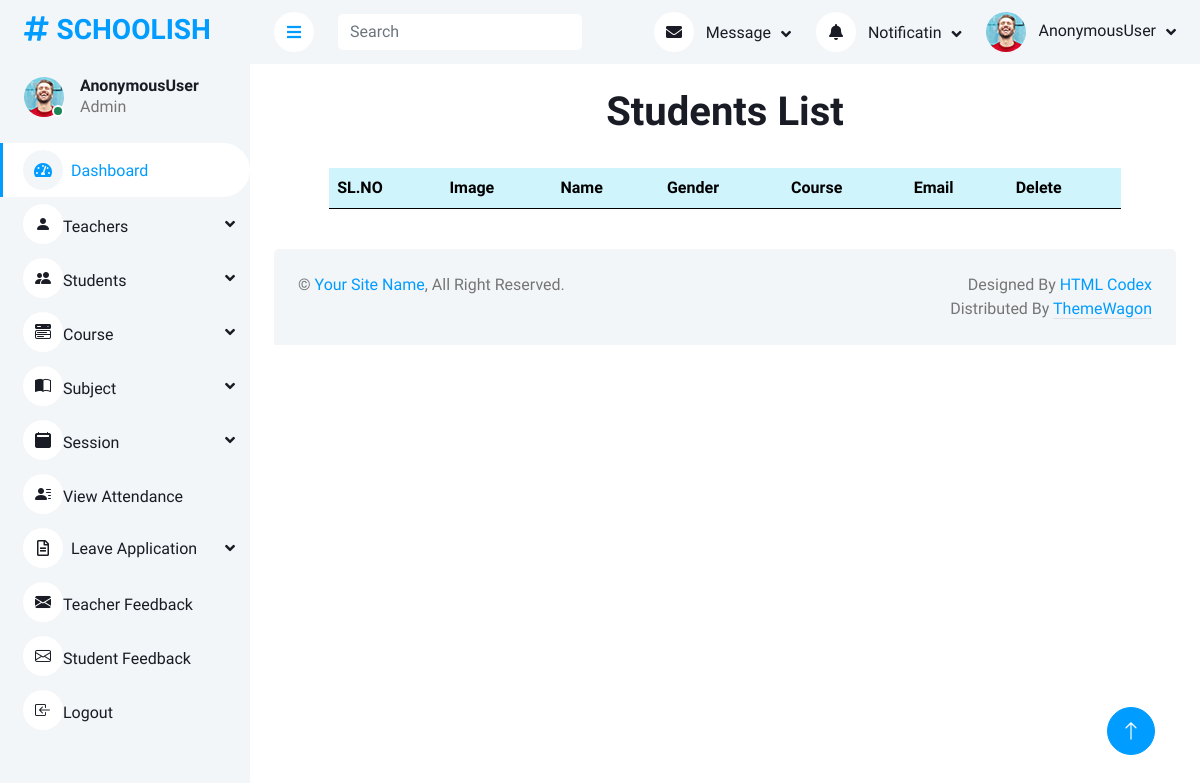
Page /admindashboard/students/view on the earlier database version.
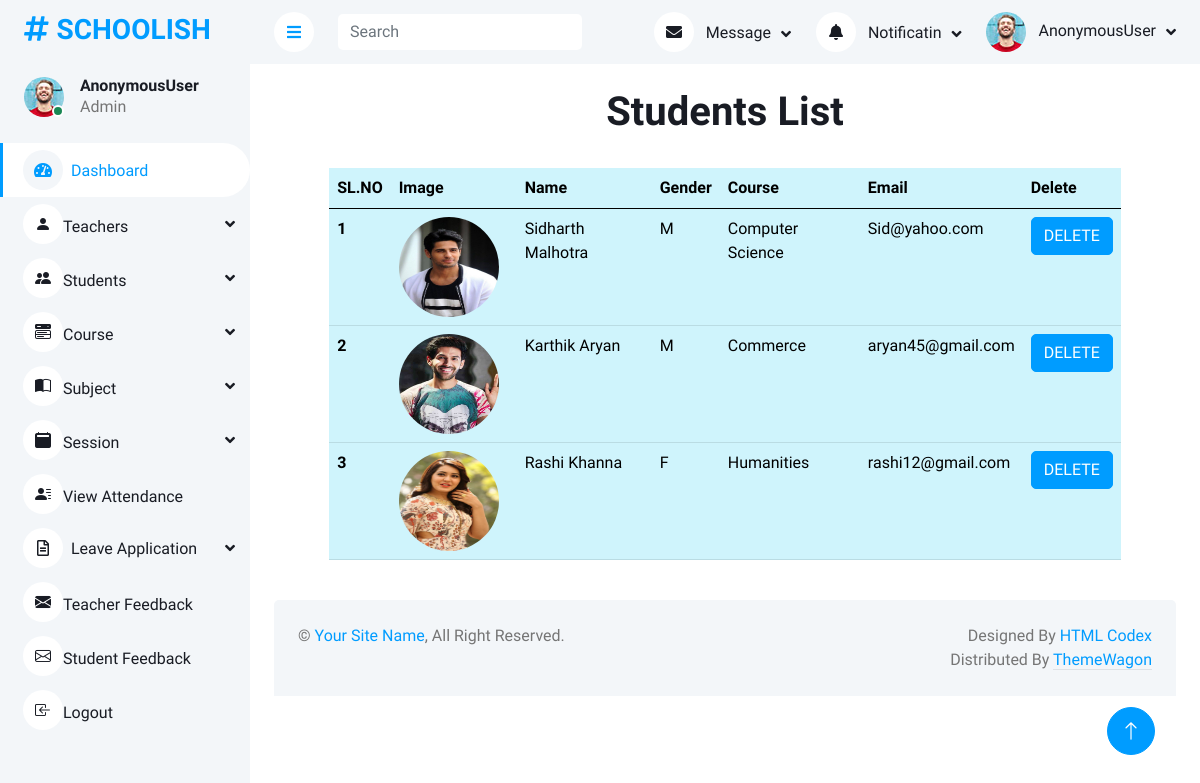
Same page on the later database version.
### home/models.py (models this page shows, shortened)
class Student(models.Model):
    user = models.ForeignKey(Login, on_delete=models.CASCADE)
    Name = models.CharField(max_length=100)
    GENDER_CHOICES = (
        ('M', 'Male'),
        ('F', 'Female'),
    )
    Gender = models.CharField(max_length=1, choices=GENDER_CHOICES, null=True)
    Course = models.ForeignKey(Course, on_delete=models.DO_NOTHING)
    Email = models.EmailField()
    Image = models.ImageField(upload_to='images/students')

class Course(models.Model):
    course_name = models.CharField(max_length=100)
    course_desc = models.TextField(max_length=200)
    def __str__(self):
        return self.course_name

### home/adminviews.py (the view)
# urls.py: path('admindashboard/students/view', adminviews.view_students, name='view_students'),
def view_students(request):
    data = Student.objects.all()
    return render(request, 'admin1/Viewstudents.html', {'data': data})

### templates/admin1/Viewstudents.html
{% extends 'admin1/Adminbase.html' %}
{% load crispy_forms_tags %}
{% block content %}
<br>
<h1 class="text-center">Students List</h1><br>
<div class="col-xl-10 mx-auto">
<table class="table table-info">
  <thead>
    <tr >
      <th scope="col">SL.NO</th>
      <th scope="col">Image</th>
      <th scope="col">Name</th>
      <th scope="col">Gender</th>
      <th scope="col">Course</th>
      <th scope="col">Email</th>
      <th scope="col">Delete</th>
    </tr>
  </thead>
  <tbody>
    {% for i in data %}
    <tr>
      <th scope="row">{{forloop.counter}}</th>
      <td><img src="{{ i.Image.url }}" class="img-responsive rounded-circle" style="width:100px;height:100px; float: left; margin-right: 10px;" /></td>
      <td>{{i.Name}}</td>
      <td>{{i.Gender}}</td>
      <td>{{i.Course}}</td>
      <td>{{i.Email}}</td>
      <td><a href="{% url 'delete_teacher' i.id %}"> <button type="button" class="btn btn-primary">DELETE</button></a></td>
    </tr>
    {% endfor %}
  </tbody>
</table>
</div>
{% endblock %}

### templates/admin1/Adminbase.html (shortened to what this page needs)
<!DOCTYPE html>
<html lang="en">
{% load static %}
<head>
    <link href="https://cdnjs.cloudflare.com/ajax/libs/font-awesome/5.10.0/css/all.min.css" rel="stylesheet">
    <link href="https://cdn.jsdelivr.net/npm/bootstrap-icons@1.4.1/font/bootstrap-icons.css" rel="stylesheet">
    <link href=" {% static 'set2/lib/owlcarousel/assets/owl.carousel.min.css' %} " rel="stylesheet">
    <link href=" {% static 'set2/lib/tempusdominus/css/tempusdominus-bootstrap-4.min.css' %} " rel="stylesheet" />
    <link href=" {% static 'set2/css/bootstrap.min.css' %} " rel="stylesheet">
    <link href=" {% static 'set2/css/style.css' %} " rel="stylesheet">
</head>
<body>
    <div class="container-xxl position-relative bg-white d-flex p-0">
        <div class="sidebar pe-0 pb-5">
            <nav class="navbar bg-light navbar-light">
                <a href=" {% static 'index.html' %} " class="navbar-brand mx-4 mb-3">
                    <h3 class="text-primary"><i class="fa fa-hashtag me-2"></i>SCHOOLISH</h3>
                </a>
                <div class="d-flex align-items-center ms-4 mb-4">
                    <div class="position-relative">
                        <img class="rounded-circle" src=" {% static 'set2/img/user.jpg' %} " alt="" style="width: 40px; height: 40px;">
                        <div class="bg-success rounded-circle border border-2 border-white position-absolute end-0 bottom-0 p-1"></div>
                    </div>
                    <div class="ms-3">
                        <h6 class="mb-0">{{request.user}}</h6>
                        <span>Admin</span>
                    </div>
                </div>
                <div class="navbar-nav w-100">
                    <a href=" {% url 'admindashboard' %} " class="nav-item nav-link active"><i class="fa fa-tachometer-alt me-2"></i>Dashboard</a>
                    <div class="nav-item dropdown">
                        <a href="#" class="nav-link dropdown-toggle" data-bs-toggle="dropdown"><i class="bi bi-person-fill"></i>Teachers</a>
                    </div>
                    <div class="nav-item dropdown">
                        <a href="#" class="nav-link dropdown-toggle" data-bs-toggle="dropdown"><i class="bi bi-people-fill"></i>Students</a>
                    </div>
                    <div class="nav-item dropdown">
                        <a href="#" class="nav-link dropdown-toggle" data-bs-toggle="dropdown"><i class="bi bi-menu-button-wide-fill"></i>Course</a>
                    </div>
                    <div class="nav-item dropdown">
                        <a href="#" class="nav-link dropdown-toggle" data-bs-toggle="dropdown"><i class="bi bi-book-half"></i>Subject</a>
                    </div>
                    <div class="nav-item dropdown">
                        <a href="#" class="nav-link dropdown-toggle" data-bs-toggle="dropdown"><i class="bi bi-calendar2-fill"></i>Session</a>
                    </div>
                    <a href=" {% static 'table.html' %} " class="nav-item nav-link"><i class="bi bi-person-lines-fill"></i>View Attendance</a>
                     <div class="nav-item dropdown">
                        <a href="#" class="nav-link dropdown-toggle" data-bs-toggle="dropdown"><i class="far fa-file-alt me-2"></i>Leave Application</a>
                    </div>
                    <a href=" {% url 'teacher_feedbacks' %} " class="nav-item nav-link"><i class="bi bi-envelope-fill"></i>Teacher Feedback</a>
                    <a href=" {% url 'student_feedbacks' %} " class="nav-item nav-link"><i class="bi bi-envelope"></i>Student Feedback</a>
                    <a href=" {% static 'chart.html' %} " class="nav-item nav-link"><i class="bi bi-box-arrow-in-left"></i>Logout</a>
                </div>
            </nav>
        </div>
        <div class="content">
            <nav class="navbar navbar-expand bg-light navbar-light sticky-top px-4 py-0">
                <a href="#" class="sidebar-toggler flex-shrink-0">
                    <i class="fa fa-bars"></i>
                </a>
                <form class="d-none d-md-flex ms-4">
                    <input class="form-control border-0" type="search" placeholder="Search">
                </form>
                <div class="navbar-nav align-items-center ms-auto">
                    <div class="nav-item dropdown">
                        <a href="#" class="nav-link dropdown-toggle" data-bs-toggle="dropdown">
                            <i class="fa fa-envelope me-lg-2"></i>
                            <span class="d-none d-lg-inline-flex">Message</span>
                        </a>
                    </div>
                    <div class="nav-item dropdown">
                        <a href="#" class="nav-link dropdown-toggle" data-bs-toggle="dropdown">
                            <i class="fa fa-bell me-lg-2"></i>
                            <span class="d-none d-lg-inline-flex">Notificatin</span>
                        </a>
                    </div>
                    <div class="nav-item dropdown">
                        <a href="#" class="nav-link dropdown-toggle" data-bs-toggle="dropdown">
                            <img class="rounded-circle me-lg-2" src=" {% static 'set2/img/user.jpg' %} " alt="" style="width: 40px; height: 40px;">
                            <span class="d-none d-lg-inline-flex">{{request.user}}</span>
                        </a>
                    </div>
                </div>
            </nav>
            {% block content %}{% endblock %}
            <div class="container-fluid pt-4 px-4">
                <div class="bg-light rounded-top p-4">
                    <div class="row">
                        <div class="col-12 col-sm-6 text-center text-sm-start">
                            &copy; <a href="#">Your Site Name</a>, All Right Reserved.
                        </div>
                        <div class="col-12 col-sm-6 text-center text-sm-end">
                            Designed By <a href="https://htmlcodex.com">HTML Codex</a>
                        Distributed By <a class="border-bottom" href="https://themewagon.com" target="_blank">ThemeWagon</a>
                        </div>
                    </div>
                </div>
            </div>
        </div>
        <a href="#" class="btn btn-lg btn-primary btn-lg-square back-to-top"><i class="bi bi-arrow-up"></i></a>
    </div>
</body>
</html>

### static/set2/css/style.css (style rules this page uses)
:root { --primary: #009CFF; --light: #F3F6F9; --dark: #191C24; }
.back-to-top { position: fixed; display: none; right: 45px; bottom: 45px; z-index: 99; }
.btn { transition: .5s; }
.btn.btn-primary { color: #FFFFFF; }
.btn-lg-square { width: 48px; height: 48px; }
.btn-square, .btn-sm-square, .btn-lg-square { padding: 0; display: inline-flex; align-items: center; justify-content: center; font-weight: normal; border-radius: 50px; }
.sidebar { position: fixed; top: 0; left: 0; bottom: 0; width: 250px; height: 100vh; overflow-y: auto; background: var(--light); transition: 0.5s; z-index: 999; }
.content { margin-left: 250px; min-height: 100vh; background: #FFFFFF; transition: 0.5s; }
@media (min-width: 992px) { .sidebar { margin-left: 0; } }
@media (min-width: 992px) { .content { width: calc(100% - 250px); } }
.sidebar .navbar .navbar-nav .nav-link { padding: 7px 20px; color: var(--dark); font-weight: 500; border-left: 3px solid var(--light); border-radius: 0 30px 30px 0; outline: none; }
.sidebar .navbar .navbar-nav .nav-link:hover, .sidebar .navbar .navbar-nav .nav-link.active { color: var(--primary); background: #FFFFFF; border-color: var(--primary); }
.sidebar .navbar .navbar-nav .nav-link i { width: 40px; height: 40px; display: inline-flex; align-items: center; justify-content: center; background: #FFFFFF; border-radius: 40px; }
.sidebar .navbar .navbar-nav .nav-link:hover i, .sidebar .navbar .navbar-nav .nav-link.active i { background: var(--light); }
.sidebar .navbar .dropdown-toggle::after { position: absolute; top: 15px; right: 15px; border: none; content: "\f107"; font-family: "Font Awesome 5 Free"; font-weight: 900; transition: .5s; }
.content .navbar .navbar-nav .nav-link { margin-left: 25px; padding: 12px 0; color: var(--dark); outline: none; }
.content .navbar .sidebar-toggler, .content .navbar .navbar-nav .nav-link i { width: 40px; height: 40px; display: inline-flex; align-items: center; justify-content: center; background: #FFFFFF; border-radius: 40px; }
.content .navbar .dropdown-toggle::after { margin-left: 6px; vertical-align: middle; border: none; content: "\f107"; font-family: "Font Awesome 5 Free"; font-weight: 900; transition: .5s; }

Differences in the rows shown:
added Student: Image (picture), Name "Sidharth Malhotra", Gender "M", Course "Computer Science", Email "Sid@yahoo.com"
added Student: Image (picture), Name "Karthik Aryan", Gender "M", Course "Commerce", Email "aryan45@gmail.com"
added Student: Image (picture), Name "Rashi Khanna", Gender "F", Course "Humanities", Email "rashi12@gmail.com"
